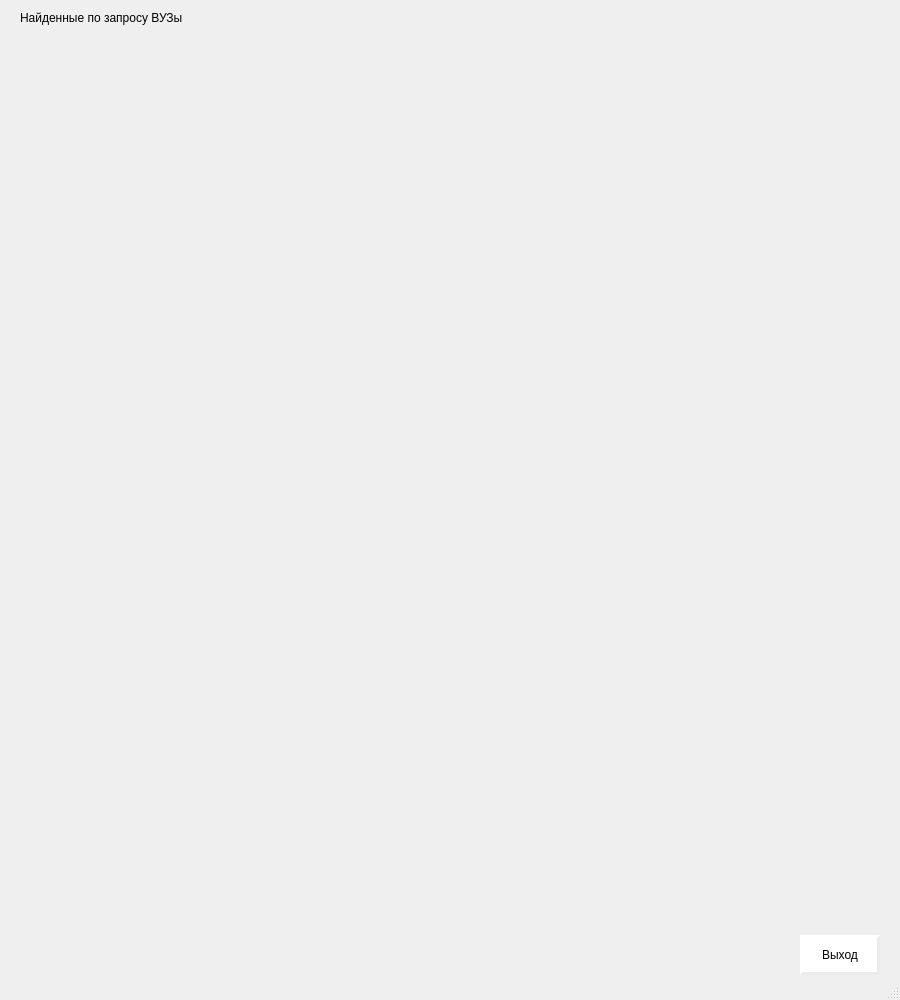
<?xml version="1.0" encoding="UTF-8"?>
<ui version="4.0">
 <class>MainWindow</class>
 <widget class="QMainWindow" name="MainWindow">
  <property name="geometry">
   <rect>
    <x>0</x>
    <y>0</y>
    <width>900</width>
    <height>1000</height>
   </rect>
  </property>
  <property name="minimumSize">
   <size>
    <width>900</width>
    <height>1000</height>
   </size>
  </property>
  <property name="maximumSize">
   <size>
    <width>900</width>
    <height>1000</height>
   </size>
  </property>
  <property name="windowTitle">
   <string>Найденные по запросу ВУЗы</string>
  </property>
  <property name="styleSheet">
   <string notr="true">QMainWindow
{
 border-image: url(C:/PyQt/pythonProject/site_page/fon.png)
}

QLabel
{
	 font: 10pt &quot;Segoe Script&quot;;
	 color: rgb(0, 0, 0);
}

QPushButton
{	
	 font: 10pt &quot;Segoe Script&quot;;
	 background-color: rgb(255, 255, 255);
	 border-style: outset;
	 border-width: 3px;
	 border-color: rgb(235, 235, 235);
	 color: black;
}

QPushButton:hover
{
	background-color:rgb(247, 214, 239);
	border-width: 2px;
	border-color: rgb(235, 235, 235);
}

QPushButton:pressed
{
	background-color: rgb(231, 200, 225);
	border-width: 2px;
	border-color: rgb(235, 235, 235);
}</string>
  </property>
  <widget class="QWidget" name="centralwidget">
   <widget class="QPushButton" name="pushButton__query_window_univ">
    <property name="geometry">
     <rect>
      <x>800</x>
      <y>935</y>
      <width>80</width>
      <height>40</height>
     </rect>
    </property>
    <property name="focusPolicy">
     <enum>Qt::WheelFocus</enum>
    </property>
    <property name="layoutDirection">
     <enum>Qt::LeftToRight</enum>
    </property>
    <property name="text">
     <string>Выход</string>
    </property>
   </widget>
   <widget class="QLabel" name="label">
    <property name="geometry">
     <rect>
      <x>20</x>
      <y>10</y>
      <width>361</width>
      <height>16</height>
     </rect>
    </property>
    <property name="text">
     <string>Найденные по запросу ВУЗы</string>
    </property>
   </widget>
  </widget>
  <widget class="QMenuBar" name="menubar">
   <property name="geometry">
    <rect>
     <x>0</x>
     <y>0</y>
     <width>900</width>
     <height>26</height>
    </rect>
   </property>
  </widget>
  <widget class="QStatusBar" name="statusbar"/>
 </widget>
 <resources/>
 <connections/>
</ui>
